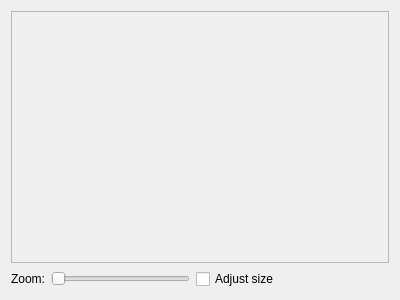
<?xml version="1.0" encoding="UTF-8"?>
<ui version="4.0">
 <class>GraphWidget</class>
 <widget class="QWidget" name="GraphWidget">
  <property name="geometry">
   <rect>
    <x>0</x>
    <y>0</y>
    <width>400</width>
    <height>300</height>
   </rect>
  </property>
  <property name="windowTitle">
   <string>Form</string>
  </property>
  <layout class="QVBoxLayout" name="verticalLayout">
   <item>
    <widget class="QScrollArea" name="scrollArea">
     <property name="widgetResizable">
      <bool>true</bool>
     </property>
     <widget class="QWidget" name="graphViewScrollAreaWidgetContents">
      <property name="geometry">
       <rect>
        <x>0</x>
        <y>0</y>
        <width>378</width>
        <height>250</height>
       </rect>
      </property>
     </widget>
    </widget>
   </item>
   <item>
    <layout class="QHBoxLayout" name="horizontalLayout">
     <item>
      <widget class="QLabel" name="label_3">
       <property name="text">
        <string>Zoom:</string>
       </property>
      </widget>
     </item>
     <item>
      <widget class="QSlider" name="zoom_slider">
       <property name="minimumSize">
        <size>
         <width>139</width>
         <height>0</height>
        </size>
       </property>
       <property name="orientation">
        <enum>Qt::Horizontal</enum>
       </property>
      </widget>
     </item>
     <item>
      <widget class="QCheckBox" name="adjust_size_checkBox">
       <property name="text">
        <string>Adjust size</string>
       </property>
      </widget>
     </item>
     <item>
      <spacer name="horizontalSpacer">
       <property name="orientation">
        <enum>Qt::Horizontal</enum>
       </property>
       <property name="sizeHint" stdset="0">
        <size>
         <width>40</width>
         <height>20</height>
        </size>
       </property>
      </spacer>
     </item>
    </layout>
   </item>
  </layout>
 </widget>
 <resources/>
 <connections/>
</ui>
